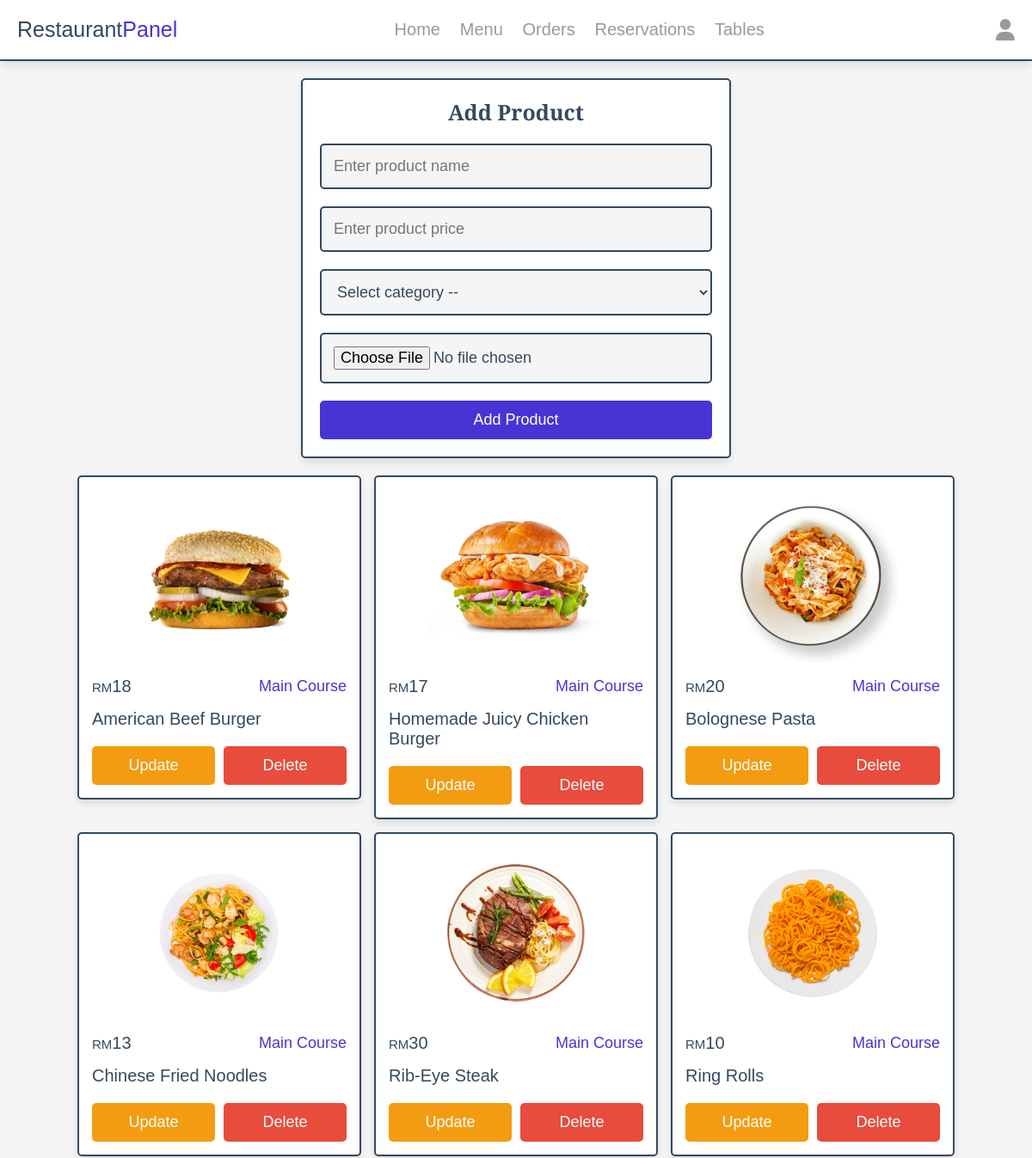
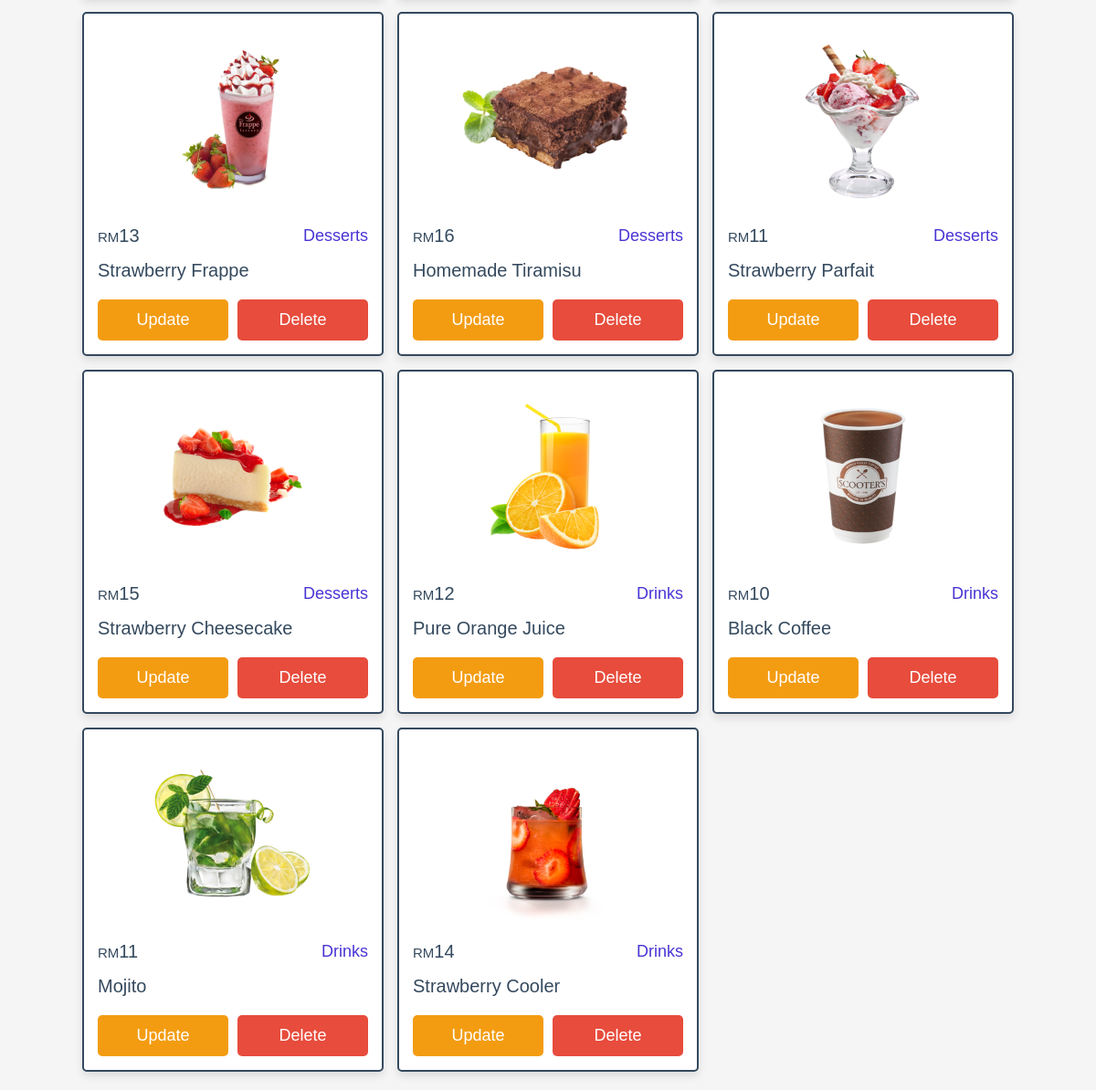
The page /rest/products.php (signed in) on the database its author committed (2 pictures, top to bottom).
### tables this page shows
CREATE TABLE `products` (
  `id` int(100) NOT NULL,
  `name` varchar(100) NOT NULL,
  `category` varchar(100) NOT NULL,
  `price` int(10) NOT NULL,
  `image` varchar(100) NOT NULL
);

### rest/products.php (the view, shortened to what this page needs)
<?php
include '../components/connect.php';
?>
<!DOCTYPE html>
<html lang="en">
<head>
   <link rel="stylesheet" href="https://cdnjs.cloudflare.com/ajax/libs/font-awesome/6.1.1/css/all.min.css">
   <link rel="stylesheet" href="../css/rest_style.css">
</head>
<body>
<?php include '../components/rest_header.php' ?>
<section class="add-products">
   <form action="" method="POST" enctype="multipart/form-data">
      <h3>Add product</h3>
      <input type="text" required placeholder="Enter product name" name="name" maxlength="100" class="box">
      <input type="number" min="0" max="9999999999" required placeholder="Enter product price" name="price" onkeypress="if(this.value.length == 10) return false;" class="box">
      <select name="category" class="box" required>
         <option value="" disabled selected>Select category --</option>
      </select>
      <input type="file" name="image" class="box" accept="image/jpg, image/jpeg, image/png, image/webp" required>
      <input type="submit" value="add product" name="add_product" class="btn">
   </form>
</section>
<section class="show-products" style="padding-top: 0;">
   <div class="box-container">
   <?php
      $show_products = $conn->prepare("SELECT * FROM `products`");
      $show_products->execute();
      if($show_products->rowCount() > 0){
         while($fetch_products = $show_products->fetch(PDO::FETCH_ASSOC)){
   ?>
   <div class="box">
      <img src="../uploaded_img/<?= $fetch_products['image']; ?>" alt="">
      <div class="flex">
         <div class="price"><span>RM</span><?= $fetch_products['price']; ?></div>
         <div class="category"><?= $fetch_products['category']; ?></div>
      </div>
      <div class="name"><?= $fetch_products['name']; ?></div>
      <div class="flex-btn">
         <a href="update_product.php?update=<?= $fetch_products['id']; ?>" class="option-btn">update</a>
         <a href="products.php?delete=<?= $fetch_products['id']; ?>" class="delete-btn" onclick="return confirm('delete this product?');">delete</a>
      </div>
   </div>
   <?php
         }
      }else{
         echo '<p class="empty">No products added yet!</p>';
      }
   ?>
   </div>
</section>
</body>
</html>

### css/rest_style.css (style rules this page uses)
:root { --main-color:#4834d4; --red:#e74c3c; --orange:#f39c12; --black:#34495e; --white:#fff; --light-bg:#f5f5f5; --light-color:#999; --border:.2rem solid var(--black); --box-shadow:0 .5rem 1rem rgba(0,0,0,.1); }
* { font-family: 'EB Garamond', sans-serif; margin:0; padding:0; box-sizing: border-box; text-decoration: none; outline: none; border:none; }
html { font-size: 62.5%; overflow-x: hidden; }
body { background-color: var(--light-bg); }
section { max-width: 1200px; margin:0 auto; padding:2rem; }
.btn, .delete-btn, .option-btn { display: block; margin-top: 1rem; border-radius: .5rem; cursor: pointer; width: 100%; font-size: 1.8rem; color:var(--white); padding:1.2rem 3rem; text-transform: capitalize; text-align: center; }
.btn { background-color: var(--main-color); }
.delete-btn { background-color: var(--red); }
.option-btn { background-color: var(--orange); }
.flex-btn { display: flex; gap:1rem; }
.add-products form { margin:0 auto; max-width: 50rem; background-color: var(--white); border-radius: .5rem; box-shadow: var(--box-shadow); border:var(--border); padding:2rem; text-align: center; }
.add-products form h3 { margin-bottom: 1rem; font-size: 2.5rem; color:var(--black); text-transform: capitalize; }
.add-products form .box { background-color: var(--light-bg); border:var(--border); width: 100%; padding:1.4rem; font-size: 1.8rem; color:var(--black); border-radius: .5rem; margin: 1rem 0; }
.show-products .box-container { display: grid; grid-template-columns: repeat(auto-fit, 33rem); gap:1.5rem; justify-content: center; align-items: flex-start; }
.show-products .box-container .box { background-color: var(--white); border-radius: .5rem; box-shadow: var(--box-shadow); border:var(--border); padding:1.5rem; }
.show-products .box-container .box img { width: 100%; height: 20rem; object-fit: contain; margin-bottom: 1rem; }
.show-products .box-container .box .name { font-size: 2rem; color:var(--black); padding:1rem 0; }
.show-products .box-container .box .flex { display: flex; align-items: center; gap:1rem; justify-content: space-between; }
.show-products .box-container .box .flex .category { font-size: 1.8rem; color:var(--main-color); }
.show-products .box-container .box .flex .price { font-size: 2rem; color:var(--black); margin:.5rem 0; }
.show-products .box-container .box .flex .price span { font-size: 1.5rem; }

### rows shown on the page
products: image (picture), price "18", category "Main Course", name "American Beef Burger"
products: image (picture), price "17", category "Main Course", name "Homemade Juicy Chicken Burger"
products: image (picture), price "20", category "Main Course", name "Bolognese Pasta"
products: image (picture), price "13", category "Main Course", name "Chinese Fried Noodles"
products: image (picture), price "30", category "Main Course", name "Rib-Eye Steak"
products: image (picture), price "10", category "Main Course", name "Ring Rolls"
products: image (picture), price "13", category "Desserts", name "Strawberry Frappe"
products: image (picture), price "16", category "Desserts", name "Homemade Tiramisu"
products: image (picture), price "11", category "Desserts", name "Strawberry Parfait"
products: image (picture), price "15", category "Desserts", name "Strawberry Cheesecake"
products: image (picture), price "12", category "Drinks", name "Pure Orange Juice"
products: image (picture), price "10", category "Drinks", name "Black Coffee"
products: image (picture), price "11", category "Drinks", name "Mojito"
products: image (picture), price "14", category "Drinks", name "Strawberry Cooler"
